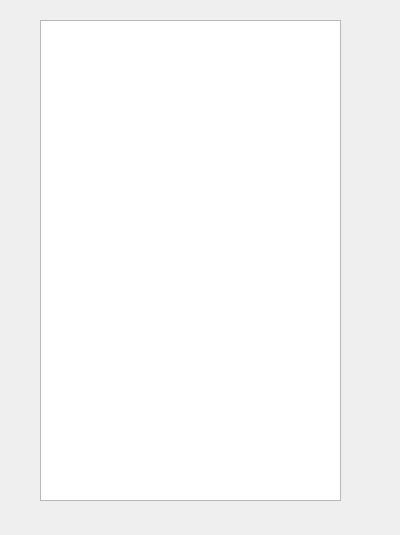
<?xml version="1.0" encoding="UTF-8"?>
<ui version="4.0">
 <class>RequestList</class>
 <widget class="QWidget" name="RequestList">
  <property name="geometry">
   <rect>
    <x>0</x>
    <y>0</y>
    <width>400</width>
    <height>535</height>
   </rect>
  </property>
  <property name="windowTitle">
   <string>Form</string>
  </property>
  <widget class="QListView" name="ListView">
   <property name="geometry">
    <rect>
     <x>40</x>
     <y>20</y>
     <width>301</width>
     <height>481</height>
    </rect>
   </property>
  </widget>
 </widget>
 <resources/>
 <connections/>
</ui>
